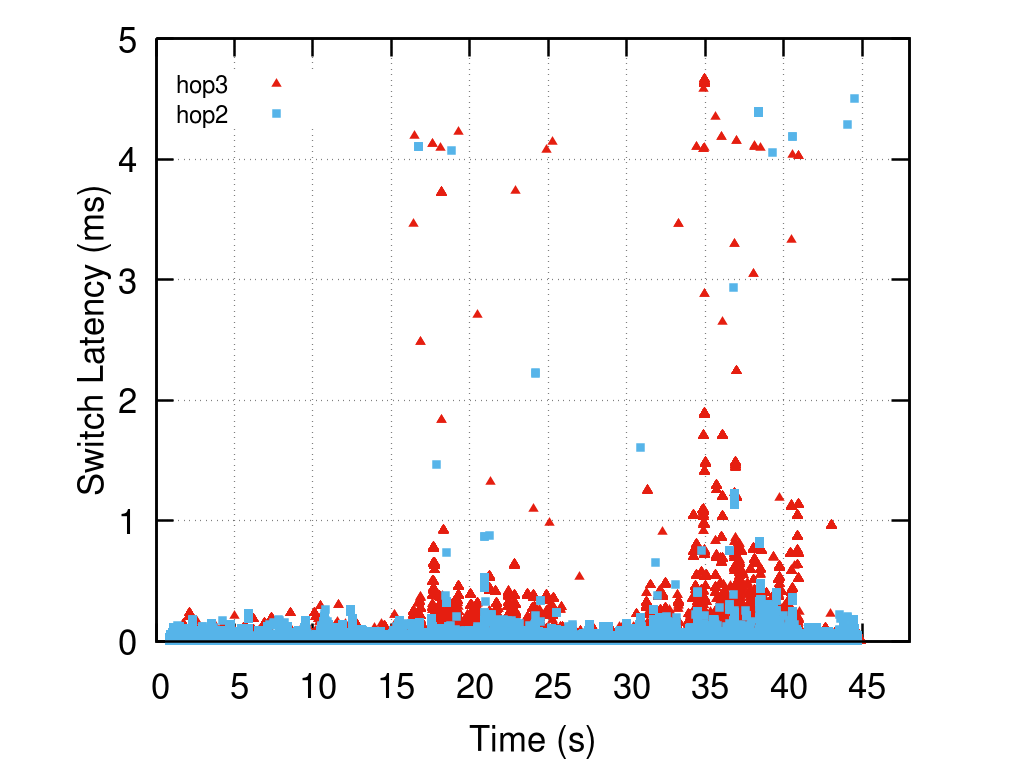

This chart was generated by the following gnuplot code:
reset
set key center at 6, 4.5

set size ratio 0.8


set grid

set xlabel "Time (s)" offset 0,0.3
set ylabel "Switch Latency (ms)" offset 1.7,0

set key font ",18"

set xrange [0:48]
set yrange [0:5.0]
set xtics 0,5,48


plot 'data_hop3_10M.txt' using ($3-1578018462.0):($4/1000.0) title"hop3" lc 7 pt 9 pointsize 1,\
 'data_hop2_10M.txt' using ($3-1578018462.0):($4/1000.0) title"hop2" lc 3 pt 5 pointsize 1


set terminal pngcairo size 1024,768 color solid linewidth 2.5 font "Helvetica,26"

set output "figure_latency_10M.png"


replot

set output
